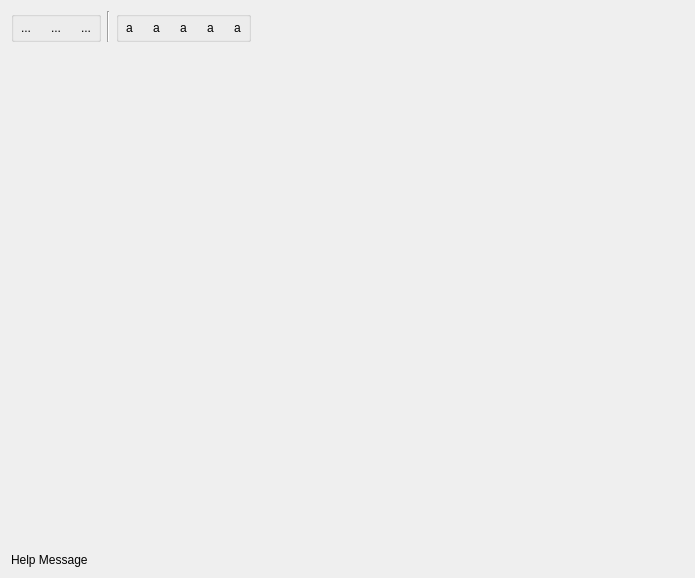
<?xml version="1.0" encoding="UTF-8"?>
<ui version="4.0" stdsetdef="1">
  <author></author>
  <comment></comment>
  <exportmacro></exportmacro>
  <class>CallTreeLayout</class>
  <widget class="QWidget" name="CallTreeLayout">
    <property name="geometry">
      <rect>
        <x>0</x>
        <y>0</y>
        <width>695</width>
        <height>578</height>
      </rect>
    </property>
    <property name="windowTitle">
      <string>Call Graph</string>
    </property>
    <layout class="QVBoxLayout">
      <item>
        <layout class="QHBoxLayout">
          <item>
            <widget class="QGroupBox" name="m_pViewGroup">
              <property name="flat">
                <bool>true</bool>
              </property>
              <layout class="QHBoxLayout">
                <property name="margin">
                  <number>0</number>
                </property>
                <item>
                  <widget class="QToolButton" name="m_pGraphButton">
                    <property name="autoExclusive">
                      <bool>true</bool>
                    </property>>
                    <property name="text">
                      <string>...</string>
                    </property>
                    <property name="checkable">
                      <bool>true</bool>
                    </property>
                    <property name="autoRaise">
                      <bool>true</bool>
                    </property>
                    <property name="toolTip" stdset="0">
                      <string>Call Graph</string>
                    </property>
                  </widget>
                </item>
                <item>
                  <widget class="QToolButton" name="m_pCalledButton">
                    <property name="autoExclusive">
                      <bool>true</bool>
                    </property>>
                    <property name="text">
                      <string>...</string>
                    </property>
                    <property name="checkable">
                      <bool>true</bool>
                    </property>
                    <property name="autoRaise">
                      <bool>true</bool>
                    </property>
                    <property name="toolTip" stdset="0">
                      <string>Called Functions Tree</string>
                    </property>
                  </widget>
                </item>
                <item>
                  <widget class="QToolButton" name="m_pCallingButton">
                    <property name="autoExclusive">
                      <bool>true</bool>
                    </property>>
                    <property name="text">
                      <string>...</string>
                    </property>
                    <property name="checkable">
                      <bool>true</bool>
                    </property>
                    <property name="autoRaise">
                      <bool>true</bool>
                    </property>
                    <property name="toolTip" stdset="0">
                      <string>Calling Functions Tree</string>
                    </property>
                  </widget>
                </item>
              </layout>
            </widget>
          </item>
          <item>
            <widget class="Line" name="line1">
              <property name="frameShape">
                <enum>QFrame::VLine</enum>
              </property>
              <property name="frameShadow">
                <enum>QFrame::Sunken</enum>
              </property>
            </widget>
          </item>
          <item>
            <widget class="QGroupBox" name="m_pGraphGroup">
              <property name="flat">
                <bool>true</bool>
              </property>
              <layout class="QHBoxLayout">
                <property name="margin">
                  <number>0</number>
                </property>
                <item>
                  <widget class="QToolButton" name="m_pSaveButton">
                    <property name="text">
                      <string>a</string>
                    </property>
                    <property name="autoRaise">
                      <bool>true</bool>
                    </property>
                    <property name="toolTip" stdset="0">
                      <string>Save As...</string>
                    </property>
                  </widget>
                </item>
                <item>
                  <widget class="QToolButton" name="m_pZoomInButton">
                    <property name="text">
                      <string>a</string>
                    </property>
                    <property name="checkable">
                      <bool>false</bool>
                    </property>
                    <property name="autoRaise">
                      <bool>true</bool>
                    </property>
                    <property name="toolTip" stdset="0">
                      <string>Zoom In</string>
                    </property>
                  </widget>
                </item>
                <item>
                  <widget class="QToolButton" name="m_pZoomOutButton">
                    <property name="text">
                      <string>a</string>
                    </property>
                    <property name="checkable">
                      <bool>false</bool>
                    </property>
                    <property name="autoRaise">
                      <bool>true</bool>
                    </property>
                    <property name="toolTip" stdset="0">
                      <string>Zoom Out</string>
                    </property>
                  </widget>
                </item>
                <item>
                  <widget class="QToolButton" name="m_pRotateButton">
                    <property name="text">
                      <string>a</string>
                    </property>
                    <property name="checkable">
                      <bool>false</bool>
                    </property>
                    <property name="autoRaise">
                      <bool>true</bool>
                    </property>
                    <property name="toolTip" stdset="0">
                      <string>Rotate</string>
                    </property>
                  </widget>
                </item>
                <item>
                  <widget class="QToolButton" name="m_pPrefButton">
                    <property name="text">
                      <string>a</string>
                    </property>
                    <property name="checkable">
                      <bool>false</bool>
                    </property>
                    <property name="autoRaise">
                      <bool>true</bool>
                    </property>
                    <property name="toolTip" stdset="0">
                      <string>Preferences</string>
                    </property>
                  </widget>
                </item>
              </layout>
            </widget>
          </item>
          <item>
            <spacer name="spacer2">
              <property name="sizeHint">
                <size>
                  <width>110</width>
                  <height>21</height>
                </size>
              </property>
              <property name="sizeType">
                <enum>QSizePolicy::Expanding</enum>
              </property>
              <property name="orientation">
                <enum>Qt::Horizontal</enum>
              </property>
            </spacer>
          </item>
        </layout>
      </item>
      <item>
        <widget class="QStackedWidget" name="m_pStack">
          <property name="sizePolicy">
            <sizepolicy>
              <hsizetype>7</hsizetype>
              <vsizetype>7</vsizetype>
              <horstretch>0</horstretch>
              <verstretch>0</verstretch>
            </sizepolicy>
          </property>
          <widget class="QWidget" name="WStackPage0">
            <attribute name="id">
              <number>0</number>
            </attribute>
            <layout class="QVBoxLayout">
              <property name="margin">
                <number>0</number>
              </property>
              <item>
                <widget class="GraphWidget" name="m_pGraphWidget"/>
              </item>
            </layout>
          </widget>
          <widget class="QWidget" name="WStackPage1">
            <attribute name="id">
              <number>1</number>
            </attribute>
            <layout class="QVBoxLayout">
              <property name="margin">
                <number>0</number>
              </property>
              <item>
                <widget class="TreeWidget" name="m_pCalledWidget"/>
              </item>
            </layout>
          </widget>
          <widget class="QWidget" name="WStackPage2">
            <attribute name="id">
              <number>2</number>
            </attribute>
            <layout class="QVBoxLayout">
              <property name="margin">
                <number>0</number>
              </property>
              <item>
                <widget class="TreeWidget" name="m_pCallingWidget"/>
              </item>
            </layout>
          </widget>
        </widget>
      </item>
      <item>
        <widget class="QLabel" name="m_pHelpLabel">
          <property name="text">
            <string>Help Message</string>
          </property>
          <property name="wordWrap">
            <bool>false</bool>
          </property>
        </widget>
      </item>
    </layout>
  </widget>
  <layoutdefault spacing="6" margin="11"/>
  <customwidgets>
    <customwidget>
      <class>GraphWidget</class>
      <extends>QWidget</extends>
      <sizehint>
        <width>-1</width>
        <height>-1</height>
      </sizehint>
      <container>0</container>
      <sizepolicy>
        <hordata>7</hordata>
        <verdata>7</verdata>
      </sizepolicy>
      <pixmap>image0</pixmap>
    </customwidget>
    <customwidget>
      <class>TreeWidget</class>
      <extends>QWidget</extends>
      <header location="local">treewidget.h</header>
      <sizehint>
        <width>-1</width>
        <height>-1</height>
      </sizehint>
      <container>0</container>
      <sizepolicy>
        <hordata>7</hordata>
        <verdata>7</verdata>
      </sizepolicy>
      <pixmap>image0</pixmap>
    </customwidget>
  </customwidgets>
  <includes>
    <include location="local">graphwidget.h</include>
    <include location="local">treewidget.h</include>
  </includes>
  <connections>
    <connection>
      <sender>m_pPrefButton</sender>
      <signal>clicked()</signal>
      <receiver>CallTreeLayout</receiver>
      <slot>slotPrefClicked()</slot>
    </connection>
    <connection>
      <sender>m_pRotateButton</sender>
      <signal>clicked()</signal>
      <receiver>CallTreeLayout</receiver>
      <slot>slotRotateClicked()</slot>
    </connection>
    <connection>
      <sender>m_pZoomOutButton</sender>
      <signal>clicked()</signal>
      <receiver>CallTreeLayout</receiver>
      <slot>slotZoomOutClicked()</slot>
    </connection>
    <connection>
      <sender>m_pZoomInButton</sender>
      <signal>clicked()</signal>
      <receiver>CallTreeLayout</receiver>
      <slot>slotZoomInClicked()</slot>
    </connection>
    <connection>
      <sender>m_pSaveButton</sender>
      <signal>clicked()</signal>
      <receiver>CallTreeLayout</receiver>
      <slot>slotSaveClicked()</slot>
    </connection>
  </connections>
</ui>
